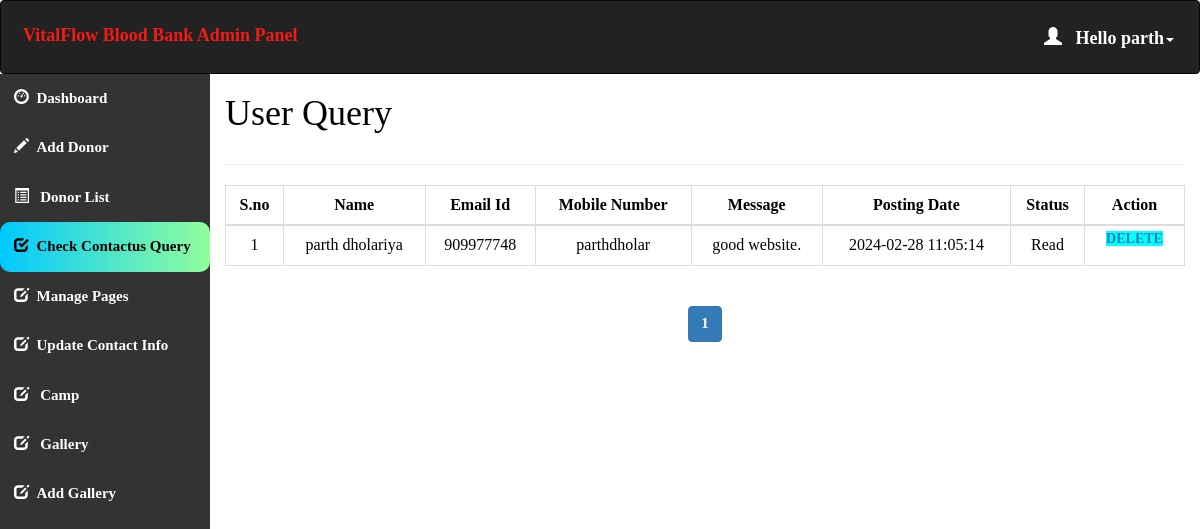
Page /admin/query.php (signed in) on the committed database.
### tables this page shows
CREATE TABLE `contact_query` (
  `query_id` int(11) NOT NULL,
  `query_name` varchar(100) NOT NULL,
  `query_mail` varchar(120) NOT NULL,
  `query_number` char(11) NOT NULL,
  `query_message` longtext NOT NULL,
  `query_date` timestamp NOT NULL DEFAULT current_timestamp() ON UPDATE current_timestamp(),
  `query_status` int(11) DEFAULT NULL
);

### admin/query.php (the view, shortened to what this page needs)
<html>
<head>
  <link rel="stylesheet" href="https://maxcdn.bootstrapcdn.com/bootstrap/3.4.1/css/bootstrap.min.css">
</head>
<?php
include 'conn.php';
  if (isset($_SESSION['loggedin']) && $_SESSION['loggedin'] == true) {
  ?>
<body style="color:black">
<div id="header">
<?php include 'header.php';
?>
</div>
<div id="sidebar">
<?php $active="query"; include 'sidebar.php'; ?>
</div>
<div id="content" >
  <div class="content-wrapper">
    <div class="container-fluid">
      <div class="row">
        <div class="col-md-12 lg-12 sm-12">
          <h1 class="page-title">User Query</h1>
        </div>
      </div>
      <hr>
      <?php
        include 'conn.php';
          $limit = 10;
          if(isset($_GET['page'])){
            $page = $_GET['page'];
          }else{
            $page = 1;
          }
          $offset = ($page - 1) * $limit;
          $count=$offset+1;
        $sql= "select * from contact_query LIMIT {$offset},{$limit}";
        $result=mysqli_query($conn,$sql);
        if(mysqli_num_rows($result)>0)   {
       ?>
       <div class="table-responsive">
      <table class="table table-bordered" style="text-align:center">
          <thead style="text-align:center">
          <th style="text-align:center">S.no</th>
          <th style="text-align:center">Name</th>
          <th style="text-align:center">Email Id</th>
          <th style="text-align:center">Mobile Number</th>
          <th style="text-align:center">Message</th>
          <th style="text-align:center">Posting Date</th>
          <th style="text-align:center">Status</th>
          <th style="text-align:center">Action</th>
          </thead>
          <tbody>
            <?php
            while($row = mysqli_fetch_assoc($result)) { ?>
          <tr>
                  <td><?php echo $count++; ?></td>
                  <td><?php echo $row['query_name']; ?></td>
                  <td><?php echo $row['query_mail']; ?></td>
                  <td><?php echo $row['query_number']; ?></td>
                  <td><?php echo $row['query_message']; ?></td>
                  <td><?php echo $row['query_date']; ?></td>
                  <?php if($row['query_status']==1)
{
?><td>Read<br></td>
<?php } else {?>
<td><a href="query.php?id=<?php echo $row['query_id'];?>" onclick="clickme()"><b id="demo">Pending</b></a><br>
</td>
<?php } ?>
                    <td id="he" style="width:100px">
                    <a style="background-color:aqua" href='delete_query.php?id=<?php echo $row['query_id']; ?>'> Delete </a>
                </td>
              </tr>
            <?php } ?>
          </tbody>
      </table>
    </div>
    <?php } ?>
    <div class="table-responsive"style="text-align:center;align:center">
        <?php
        $sql1 = "SELECT * FROM contact_query";
        $result1 = mysqli_query($conn, $sql1) or die("Query Failed.");
        if(mysqli_num_rows($result1) > 0){
          $total_records = mysqli_num_rows($result1);
          $total_page = ceil($total_records / $limit);
          echo '<ul class="pagination admin-pagination">';
          for($i = 1; $i <= $total_page; $i++){
            if($i == $page){
              $active = "active";
            }else{
              $active = "";
            }
            echo '<li class="'.$active.'"><a href="query.php?page='.$i.'">'.$i.'</a></li>';
          }
          echo '</ul>';
        }
        ?>
        </div>
      </div>
    </div>
   <?php }
    ?>
</body>
</html>

### admin/header.php (shortened to what this page needs)
<!DOCTYPE html>
<html>
<head>
  <link rel="stylesheet" href="https://maxcdn.bootstrapcdn.com/bootstrap/3.4.1/css/bootstrap.min.css">
</head>
<body>
<nav class="navbar navbar-inverse">
  <div class="container-fluid">
    <div class="navbar-header">
      <a class="navbar-brand" id="qq" href="dashboard.php" style="color:#F51A14;">VitalFlow Blood Bank Admin Panel</a>
    </div>
    <ul class="nav navbar-nav navbar-right">
      <li class="dropdown"><a class="dropdown-toggle" id="qw" data-toggle="dropdown" href="#" style="font-weight:bold;color:white "> <span class="glyphicon glyphicon-user"></span>&nbsp&nbsp
        <?php
        include 'conn.php';
        $username=$_SESSION['username'];
        $sql="select * from admin_info where admin_username='$username'";
        $result=mysqli_query($conn,$sql) or die("query failed.");
        $row=mysqli_fetch_assoc($result);
        echo "Hello ".$row['admin_name'];
       ?><span class="caret"></span></a>
    </li>
    </ul>
  </div>
</nav>
</body></html>

### admin/query.php (style rules this page uses)
#sidebar { position:relative;margin-top:-20px }
#content { position:relative;margin-left:210px }
#he { font-size: 14px; font-weight: 600; text-transform: uppercase; padding: 3px 7px; color: #fff; text-decoration: none; border-radius: 3px; align:center }

### admin/header.php (style rules this page uses)
.navbar { background-color: #333333 ; padding: 10px 10px; color:#FF0404 ; }
.navbar a { float: left; color: white; text-align: center; padding: 12px; text-decoration: none; font-size: 18px; line-height: 25px; }
.navbar-brand { font-size: 25px; font-weight: bold; }
.navbar a { float: none; display: block; text-align: left; }
.navbar-right { float: none; }

### admin/sidebar.php (style rules this page uses)
body { margin: 0; font-family: 'Averia Gruesa Libre';font-size: 15px; color:#F8F9F9; }

### rows in the picture
contact_query: query_name "parth dholariya", query_mail "909977748", query_number "parthdholar", query_message "good website.", query_date "2024-02-28 11:05:14", query_status "Read"

### other values in the picture
$row['admin_name'] "parth"
